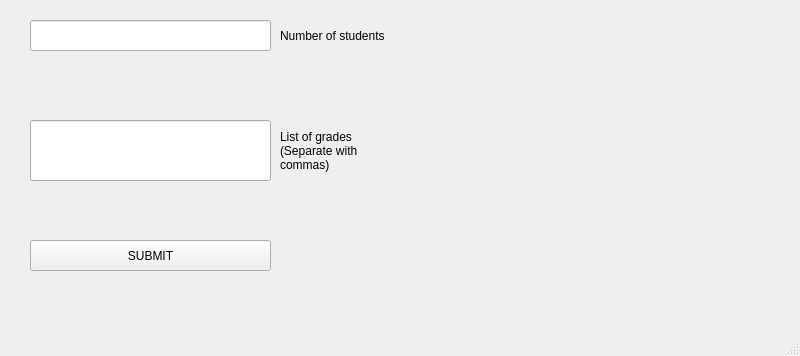
<?xml version="1.0" encoding="UTF-8"?>
<ui version="4.0">
 <class>MainWindow</class>
 <widget class="QMainWindow" name="MainWindow">
  <property name="geometry">
   <rect>
    <x>0</x>
    <y>0</y>
    <width>800</width>
    <height>356</height>
   </rect>
  </property>
  <property name="sizePolicy">
   <sizepolicy hsizetype="Fixed" vsizetype="Fixed">
    <horstretch>0</horstretch>
    <verstretch>0</verstretch>
   </sizepolicy>
  </property>
  <property name="windowTitle">
   <string>MainWindow</string>
  </property>
  <widget class="QWidget" name="centralwidget">
   <widget class="QLineEdit" name="num_students">
    <property name="geometry">
     <rect>
      <x>30</x>
      <y>20</y>
      <width>241</width>
      <height>31</height>
     </rect>
    </property>
   </widget>
   <widget class="QLineEdit" name="student_grades">
    <property name="geometry">
     <rect>
      <x>30</x>
      <y>120</y>
      <width>241</width>
      <height>61</height>
     </rect>
    </property>
   </widget>
   <widget class="QPushButton" name="pushButton">
    <property name="geometry">
     <rect>
      <x>30</x>
      <y>240</y>
      <width>241</width>
      <height>31</height>
     </rect>
    </property>
    <property name="text">
     <string>SUBMIT</string>
    </property>
   </widget>
   <widget class="QLabel" name="students_label">
    <property name="geometry">
     <rect>
      <x>280</x>
      <y>25</y>
      <width>121</width>
      <height>21</height>
     </rect>
    </property>
    <property name="text">
     <string>Number of students</string>
    </property>
   </widget>
   <widget class="QLabel" name="grades_label">
    <property name="geometry">
     <rect>
      <x>280</x>
      <y>125</y>
      <width>121</width>
      <height>51</height>
     </rect>
    </property>
    <property name="text">
     <string>List of grades (Separate with commas)</string>
    </property>
    <property name="wordWrap">
     <bool>true</bool>
    </property>
   </widget>
   <widget class="QLabel" name="results_label">
    <property name="geometry">
     <rect>
      <x>470</x>
      <y>20</y>
      <width>281</width>
      <height>251</height>
     </rect>
    </property>
    <property name="text">
     <string/>
    </property>
   </widget>
  </widget>
  <widget class="QMenuBar" name="menubar">
   <property name="geometry">
    <rect>
     <x>0</x>
     <y>0</y>
     <width>800</width>
     <height>26</height>
    </rect>
   </property>
  </widget>
  <widget class="QStatusBar" name="statusbar"/>
 </widget>
 <resources/>
 <connections/>
</ui>
